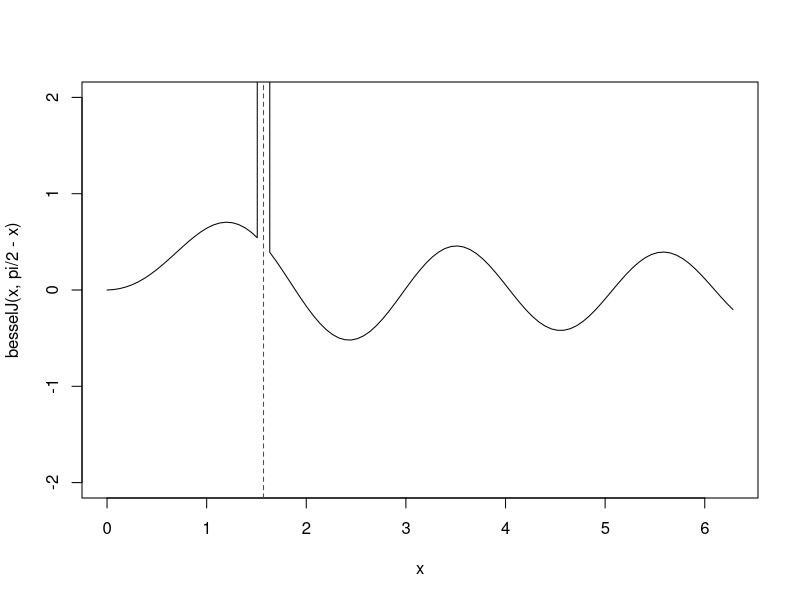
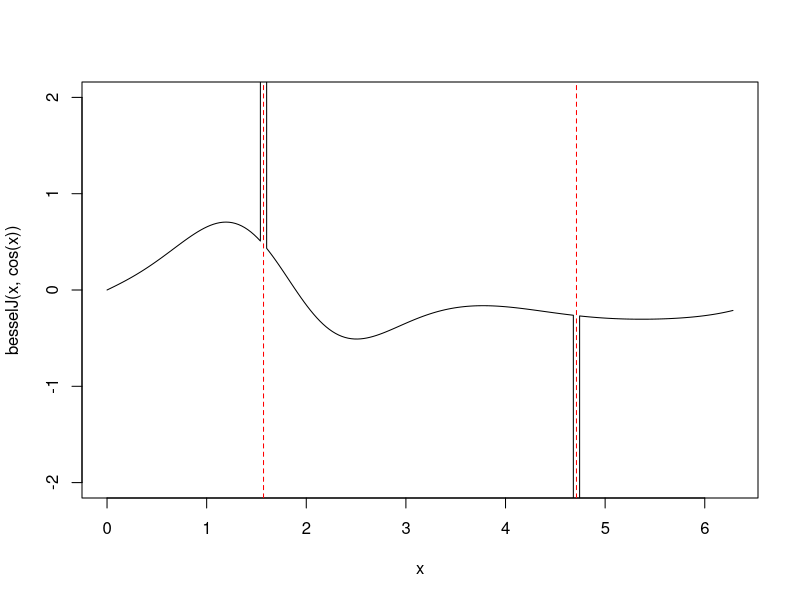

Reproduce these figures in R, in order. (Note: this script raises an error after producing the figures.)
#########################
##
## Integrals: Trig( EXP )
##
## Leonard Mada


### Unusual Types


#####################

### I( exp(k * cos(x)) ) on [0, pi]
# Maths 505: A surprisingly interesting integral
# https://www.youtube.com/watch?v=81qExKEYzo0
# Note: Series expansion of exp(exp(-1i*x));
# + Contour on half of Unit Circle;
# Pole of order k: Res = 1/k!;

### I( exp(2*cos(x)) )
integrate(\(x) exp(2*cos(x)), 0, pi)
integrate(\(x) exp(2*cos(x)) / 2, -pi, pi)
pi * sum(1 / factorial(seq(0, 15))^2)
pi * besselI(2,0);

### Gen: I( exp(k*cos(x)) )
k = 1/pi;
integrate(\(x) exp(k*cos(x)), 0, pi)
pi * besselI(k,0);

# TODO: closed formula for Bessel?


### Complex:

### I( exp(2i*sin(x)) )
integrate(\(x) Re(exp(2i*sin(x))), 0, pi)
pi * besselJ(2,0);

### Im(...)
integrate(\(x) Im(exp(2i*sin(x))), 0, pi, rel.tol=1E-13)
# TODO


### Gen: I( exp(k*1i * sin(x)) )
k = sqrt(pi);
integrate(\(x) Re(exp(k*1i*sin(x))), 0, pi)
pi * besselJ(k,0)


# Note:
sum(1 / factorial(seq(0, 15))^2);
besselI(2,0)
#
sum((-1)^seq(0, 15) / factorial(seq(0, 15))^2);
besselJ(2,0)


### I( exp(-k * tan(x)) )
# Maths 505: This is WILD!
# https://www.youtube.com/watch?v=LeR2ELsT_bI
# Note: Feynman trick (twice)
# => d2y + dy = I( exp(-k*tan(x)) * (1+tan(x)^2) ) = 1/k;

integrate(\(x) exp(-tan(x)), 0, pi/2, rel.tol=1E-13)
pracma::Ci(1) * sin(1) - pracma::Si(1) * cos(1) + pi/2 * cos(1);

### Gen: I( exp(-k * tan(x)) )
k = 1/3;
integrate(\(x) exp(-k * tan(x)), 0, pi/2, rel.tol=1E-13)
pracma::Ci(k) * sin(k) - pracma::Si(k) * cos(k) + pi/2 * cos(k);


###################

### Bessel Function

### Properties:
besselY(1, 2) - 2*besselY(1, 1) + besselY(1, 0) # == 0
besselY(1, 3) - 4*besselY(1, 2) + besselY(1, 1) # == 0
besselY(1, 4) - 6*besselY(1, 3) + besselY(1, 2) # == 0
#
n = 3/7;
besselY(1, n+1) - 2*n*besselY(1, n) + besselY(1, n-1) # == 0

###
besselY(2, 2) -   besselY(2, 1) + besselY(2, 0) # == 0;
besselY(2, 3) - 2*besselY(2, 2) + besselY(2, 1) # == 0;
besselY(2, 4) - 3*besselY(2, 3) + besselY(2, 2) # == 0;
#
n = 3/7
besselY(2, n+1) - n*besselY(2, n) + besselY(2, n-1) # == 0;

###
besselY(3, 2) - 2/3 * besselY(3, 1) + besselY(3, 0) # == 0
besselY(3, 3) - 4/3 * besselY(3, 2) + besselY(3, 1) # == 0
n = 5/7;
besselY(3, n+1) - 2*n/3 * besselY(3, n) + besselY(3, n-1) # == 0

### Gen:
n = 5/7; x = 4/3;
besselY(x, n+1) - 2*n/x * besselY(x, n) + besselY(x, n-1) # == 0
besselJ(x, n+1) - 2*n/x * besselJ(x, n) + besselJ(x, n-1) # == 0


# using Rmpfr:
# prec = 190; x2 = mpfr(2, prec);
# jn(2, 2) - jn(1, 2) + jn(0, 2)
# jn(3, x2) - jn(2, x2) + jn(0, x2)


### Values

### BesselJ:
besselJ(1, -1/2)
cos(1) / sqrt(pi/2);
#
besselJ(1, 1/2)
sin(1) / sqrt(pi/2);

###
besselJ(2, -1/2)
cos(2) / sqrt(pi);
#
besselJ(2, 1/2)
sin(2) / sqrt(pi);

### Gen: BesselJ(x, +/- 1/2)
x = sqrt(pi);
besselJ(x, -1/2)
cos(x) / sqrt(x*pi/2);
#
besselJ(x, 1/2)
sin(x) / sqrt(x*pi/2);


### BesselI:
x = sqrt(pi-2);
besselI(x, 1/2)
Im(sin(x*1i)) / sqrt(x*pi/2);
sinh(x) / sqrt(x*pi/2);
#
besselI(x, -1/2)
cosh(x) / sqrt(x*pi/2);

# Recurrence:
x = pi; n = 4/3;
besselI(x, n+1) # ==
-2*n/x * besselI(x, n) + besselI(x, n-1);


### Extension:
x = sqrt(5);
besselJ(x, 3/2)
(sin(x) - x*cos(x)) / sqrt(x^3*pi/2);
#
besselJ(x, -3/2)
- (x*sin(x) + cos(x)) / sqrt(x^3*pi/2);


### BesselY:
x = sqrt(5)
besselY(x, 1/2)
- besselJ(x, -1/2)
#
besselY(x, -1/2)
besselJ(x, 1/2)


### Extension: BesselY
x = sqrt(5);
besselY(x, 3/2)
- (x*sin(x) + cos(x)) / sqrt(x^3*pi/2);
#
besselY(x, -3/2)
- (sin(x) - x*cos(x)) / sqrt(x^3*pi/2);


### Bessel(k * 1i)
k = sqrt(3)
integrate(\(x) Re(cos(k * 1i * sin(x))), 0, pi/2)
pi/2 * besselI(k, 0);


### Other: Bessel Y vs Bessel J
k = sqrt(3);
n = sqrt(5) - sqrt(3);
besselJ(k, n+1) * besselY(k, n) - besselJ(k, n) * besselY(k, n+1) - 2/(k*pi) # == 0


### Errors

###
curve(besselJ(x, pi/2-x), 0, 2*pi, ylim = c(-2,2), n = 101)
abline(v = pi/2, col = "red", lty = 2)

besselJ(pi/2, 0)
# 0.4720012
besselJ(pi/2, 1E-14)
# 0.4720012
besselJ(pi/2, 1E-15)
# 4.720012e+14 # ERROR!

curve(besselJ(x, cos(x)), 0, 2*pi, ylim = c(-2,2), n=201)
abline(v = c(1,3) * pi/2, col = "red", lty = 2)

# Almost all values are affected:
median(besselJ(seq(0,1, by = 1/1024), 1E-15))


##################

### Bessel-Type

### I( cos(sin(x)) )
# Hmath: Интеграл с функцией Бесселя и трюками с рядами
# https://www.youtube.com/watch?v=JF1ikXax5rk
# [in Russian]

###
integrate(\(x) cos(sin(x)), 0, pi/2)
pi * besselJ(1, 0) / 2

### I( cos(k * sin(x)) )
k = sqrt(3)
integrate(\(x) cos(k * sin(x)), 0, pi/2)
pi * besselJ(k, 0) / 2


### I( Bessel( TRIG ) )

### Gen: I( BesselJn(k * sin(x)) )
k = exp(2/3); n = 3^(1/3);
integrate(\(x) besselJ(k*sin(x), n), 0, pi/2, rel.tol=1E-13)
pi/2 * besselJ(k/2, n/2)^2;

### Gen: I( BesselIn(k * sin(x)) )
k = exp(2/3); n = 3^(1/3); # n != negative odd Integer;
integrate(\(x) besselI(k*sin(x), n), 0, pi/2, rel.tol=1E-13)
pi/2 * besselI(k/2, n/2)^2;

# Special Cases:
k = exp(-1/3);
n = -1; # n = -3;
# n = negative Integers; (can be even & odd)
integrate(\(x) besselI(k*sin(x), n), 0, pi/2, rel.tol=1E-13)
pi/2 * besselI(k/2, -n/2)^2;


### Explicit Cases:

### Gen: I( BesselJ0(k * sin(x)) )
k = exp(1/sqrt(2));
integrate(\(x) besselJ(k*sin(x), 0), 0, pi/2, rel.tol=1E-13)
pi/2 * besselJ(k/2, 0)^2;


### Gen: I( BesselJ1(k * sin(x)) )
k = 3^(1/3);
integrate(\(x) besselJ(k*sin(x), 1), 0, pi/2, rel.tol=1E-13)
(1 - cos(k)) / k; # 2/k * sin(k/2)^2;
pi/2 * besselJ(k/2, 1/2)^2;


### I( BesselJ2(sin(x)) )
integrate(\(x) besselJ(sin(x), 2), 0, pi/2, rel.tol=1E-13)
pi/2 * besselJ(1/2, 1)^2;

### Gen: I( BesselJ2(k * sin(x)) )
k = 3^(1/3);
integrate(\(x) besselJ(k*sin(x), 2), 0, pi/2, rel.tol=1E-13)
pi/2 * besselJ(k/2, 1)^2;


### I( Bessel / Trig )

### Gen: I( BesselJn(k * sin(x)) / sin(x) )
k = exp(2/3); n = 3^(1/pi);
integrate(\(x) besselJ(k * sin(x), n) / sin(x), 0, pi/2, rel.tol=1E-13)
k/(4*n) * pi * (besselJ(k/2, (n+1)/2)^2 + besselJ(k/2, (n-1)/2)^2);

### Gen: I( BesselIn(k * sin(x)) / sin(x) )
k = exp(2/3); n = 3^(1/pi); # n > 0;
integrate(\(x) besselI(k * sin(x), n) / sin(x), 0, pi/2, rel.tol=1E-13)
k/(4*n) * pi * (besselI(k/2, (n-1)/2)^2 - besselI(k/2, (n+1)/2)^2);


### I( Trig * Bessel )

### Gen: I( sin(x) * BesselJn(k * sin(x)) )
k = sqrt(pi); n = exp(-1/3);
integrate(\(x) sin(x) * besselJ(k*sin(x), n), 0, pi/2)
pi/2 * besselJ(k/2, (n-1)/2) * besselJ(k/2, (n+1)/2);

### Gen: I( sin(x) * BesselIn(k * sin(x)) )
k = sqrt(pi); n = exp(-1/3); # n != negative even integer;
integrate(\(x) sin(x) * besselI(k*sin(x), n), 0, pi/2)
pi/2 * besselI(k/2, (n-1)/2) * besselI(k/2, (n+1)/2);

# Special Cases:
n = -2; # n = -4; # n = actually any negative integer;
k = exp(sqrt(2));
integrate(\(x) sin(x) * besselI(k*sin(x), n), 0, pi/2)
pi/2 * besselI(k/2, -(n-1)/2) * besselI(k/2, -(n+1)/2);


### Explicit Cases:

### I( sin(x) * BesselJ0(sin(x)) )
integrate(\(x) sin(x) * besselJ(sin(x), 0), 0, pi/2)
sin(1);

### I( sin(x) * BesselJ0(2*sin(x)) )
integrate(\(x) sin(x) * besselJ(2*sin(x), 0), 0, pi/2)
sin(2) / 2;

### Gen: I( sin(x) * BesselJ0(k*sin(x)) )
k = sqrt(pi);
integrate(\(x) sin(x) * besselJ(k*sin(x), 0), 0, pi/2)
sin(k) / k;
pi/2 * besselJ(k/2, -1/2) * besselJ(k/2, 1/2);


### I( sin(x) * BesselJ1(sin(x)) 
integrate(\(x) sin(x) * besselJ(sin(x), 1), 0, pi/2, rel.tol=1E-13)
pi/2 * besselJ(1/2, 0) * besselJ(1/2, 1);

### Gen: I( sin(x) * BesselJ1(k*sin(x)) )
k = log(pi);
integrate(\(x) sin(x) * besselJ(k*sin(x), 1), 0, pi/2, rel.tol=1E-13)
pi/2 * besselJ(k/2, 0) * besselJ(k/2, 1);


### I( sin(x) * BesselJ2(sin(x)) )
integrate(\(x) sin(x) * besselJ(sin(x), 2), 0, pi/2, rel.tol=1E-13)
2*(1-cos(1)) - sin(1);

### Gen: I( sin(x) * BesselJ2(k * sin(x)) )
k = log(pi+1);
integrate(\(x) sin(x) * besselJ(k*sin(x), 2), 0, pi/2, rel.tol=1E-13)
(2 - 2*cos(k) - k*sin(k)) / k^2;


### I( sin(x) * BesselJ3(sin(x)) )
integrate(\(x) sin(x) * besselJ(sin(x), 3), 0, pi/2, rel.tol=1E-13)
4*pi/2 * besselJ(1/2, 1)^2 - pi/2 * besselJ(1/2, 0) * besselJ(1/2, 1);

### Gen: I( sin(x) * BesselJ3(k * sin(x)) )
k = exp(3/pi);
integrate(\(x) sin(x) * besselJ(k*sin(x), 3), 0, pi/2, rel.tol=1E-13)
2*pi/k * besselJ(k/2, 1)^2 - pi/2 * besselJ(k/2, 0) * besselJ(k/2, 1);
pi/2 * besselJ(k/2, 1) * (4/k * besselJ(k/2, 1) - besselJ(k/2, 0));


### I( sin(x)^2 * Bessel )

### Gen: I( sin(x)^2 * BesselJ0(k*sin(x)) )
k = exp(-2/3);
integrate(\(x) sin(x)^2 * besselJ(k*sin(x), 0), 0, pi/2, rel.tol=1E-13)
pi/4 * (besselJ(k/2, 0)^2 - besselJ(k/2, 1)^2);

### Gen: I( sin(x)^2 * BesselJ1(k*sin(x)) )
k = exp(-1);
integrate(\(x) sin(x)^2 * besselJ(k*sin(x), 1), 0, pi/2, rel.tol=1E-13)
besselJ(k, 3/2) * sqrt(pi/(2*k));


### BesselI

### Gen: I( sin(x) * BesselI0(k * sin(x)) )
k = sqrt(3)
integrate(\(x) sin(x) * besselI(k*sin(x), 0), 0, pi/2, rel.tol=1E-13)
sinh(k) / k;
besselI(k, 1/2) * sqrt(pi/(2*k));
pi/2 * besselI(k/2, -1/2) * besselI(k/2, 1/2);

# - see above for full generalisations;


### BesselY

### Gen: I( BesselY0(k * sin(x)) )
k = exp(1/2);
integrate(\(x) besselY(k*sin(x), 0), 0, pi/2, rel.tol=1E-13)
pi/2 * besselY(k/2, 0) * besselJ(k/2, 0);

### Gen: I( BesselY[1/2](k * sin(x)) )
k = exp(1/2);
integrate(\(x) besselY(k*sin(x), 1/2), 0, pi/2, rel.tol=1E-13)
- pi/2 * besselJ(k/2, -1/4)^2;

###
k = 1;
integrate(\(x) besselY(k*sin(x), 1) + 2/(k*pi) / x, 0, pi/2, rel.tol=1E-13)
# TODO


### I( sin(x) * BesselY0(sin(x)) )
integrate(\(x) sin(x) * besselY(sin(x), 0), 0, pi/2, rel.tol=1E-13)
(pracma::Ci(1) * sin(1) - pracma::Si(1) * cos(1)) * 2/pi;

### Gen: I( sin(x) * BesselY0(k*sin(x)) )
k = 3^(1/pi);
integrate(\(x) sin(x) * besselY(k*sin(x), 0), 0, pi/2, rel.tol=1E-13)
(pracma::Ci(k) * sin(k) - pracma::Si(k) * cos(k)) * 2 / (k*pi);

### Gen: I( sin(x) * BesselY[1/2](k*sin(x)) )
k = 3^(1/pi);
integrate(\(x) sin(x) * besselY(k*sin(x), 1/2), 0, pi/2, rel.tol=1E-13)
- pi/2 * besselJ(k/2, -3/4) * besselJ(k/2, 1/4);


### Bessel( cos(x) )

### I( sin(x) * besselJ0(cos(x)) )
integrate(\(x) sin(x) * besselJ(cos(x), 0), 0, pi/2)
integrate(\(x) besselJ(x, 0), 0, 1)
# TODO

### I( sin(x) * besselJ(cos(x), 1) )
integrate(\(x) sin(x) * besselJ(cos(x), 1), 0, pi/2)
1 - besselJ(1, 0);

### I( sin(x) * besselJ(cos(x), 2) )
integrate(\(x) sin(x) * besselJ(cos(x), 2), 0, pi/2)
integrate(\(x) sin(x) * besselJ(cos(x), 0), 0, pi/2)$value +
	- 2*besselJ(1, 1);


### I( x * Bessel )

### Gen: I( x * BesselJn(x) )
n = 1/3
integrate(\(x) x * besselJ(x, n), 0, 1)
integrate(\(x) n * besselJ(x, n-1), 0, 1)$value - besselJ(1, n-1);

### Explicit Cases:

### I( x * BesselJ0(x) )
integrate(\(x) x * besselJ(x, 0), 0, 1)
besselJ(1, 1);

### I( x * BesselJ1(x) )
integrate(\(x) x * besselJ(x, 1), 0, 1)
integrate(\(x) besselJ(x, 0), 0, 1)$value - besselJ(1, 0);

### I( x * BesselJ2(x) )
integrate(\(x) x * besselJ(x, 2), 0, 1)
2*(1 - besselJ(1, 0)) - besselJ(1, 1);


#########################

### I( exp(2*exp(x*1i)) )
integrate(\(x) Re(exp(2*exp(x*1i))), 0, pi)
pi

integrate(\(x) Im(exp(2*exp(x*1i))), 0, pi)
# TODO: ?

integrate(\(x) {
	x = mpfr(x, 240);
	y = exp(2*cos(x)) * sin(2*sin(x));
	as.numeric(y); }, 0, pi, rel.tol=1E-8)


######################

### I( exp(sin(2*x)/2) * cos(cos(x)^2) )
# Maths 505: A (literally) complex integral
# https://www.youtube.com/watch?v=4I6UgSwWkIA
# (intermediate transformation)

integrate(\(x) exp(sin(2*x)/2) * cos(cos(x)^2), 0, pi)
pi * cos(1/2)


############

### I( cos(x + sin(x)) * exp(cos(x)) / (x^2 + 1) )
# Hmath: Интегральный этюд с комплексным сюжетом
# [in Russian]
# => Re(exp(exp(1i*x)) * exp(1i*x))
# => sum( cos((n+1)*x) / (x^2+1) / n! );

integrate(\(x) cos(x + sin(x)) * exp(cos(x)) / (x^2 + 1), 0, Inf,
	subdivisions = 8000, rel.tol=1E-6)
exp(exp(-1) - 1) * pi/2;

# Derivation:
sapply(0:30, \(n) integrate(\(x, n) cos((n+1)*x) / (x^2 + 1) / gamma(n+1),
	0, Inf, n=n, subdivisions = 8000, rel.tol=1E-5)$value) |> sum();

# Var: sin
sapply(0:30, \(n) integrate(\(x, n) sin((n+1)*x) / (x^2 + 1) / gamma(n+1),
	0, Inf, n=n, subdivisions = 8000, rel.tol=1E-5)$value) |> sum();
# TODO


### I( Trig( x + sin(2*x) ) * exp(cos(2*x)) / Trig(x) )
# Maths 505: This wacky integral has a beautiful result
# https://www.youtube.com/watch?v=a2ZPqB2Syfo
# Note: series expansion + Dirichlet kernel;

### sin(...)
integrate(\(x) sin(x + sin(2*x)) * exp(cos(2*x)) / sin(x), 0, pi/2)
integrate(\(x) Im(exp(1i*x + exp(2i*x))) / sin(x), 0, pi/2)
pi/2 * exp(1)


### cos(...)
integrate(\(x) cos(x + sin(2*x)) * exp(cos(2*x)) / cos(x), 0, pi/2)
pi/2 * exp(-1)


### Dirichlet kernel:
k = 7; x = sqrt(5)
sin((2*k+1)*x) / sin(x) # ==
2*sum(cos(2*seq(k)*x)) + 1;
